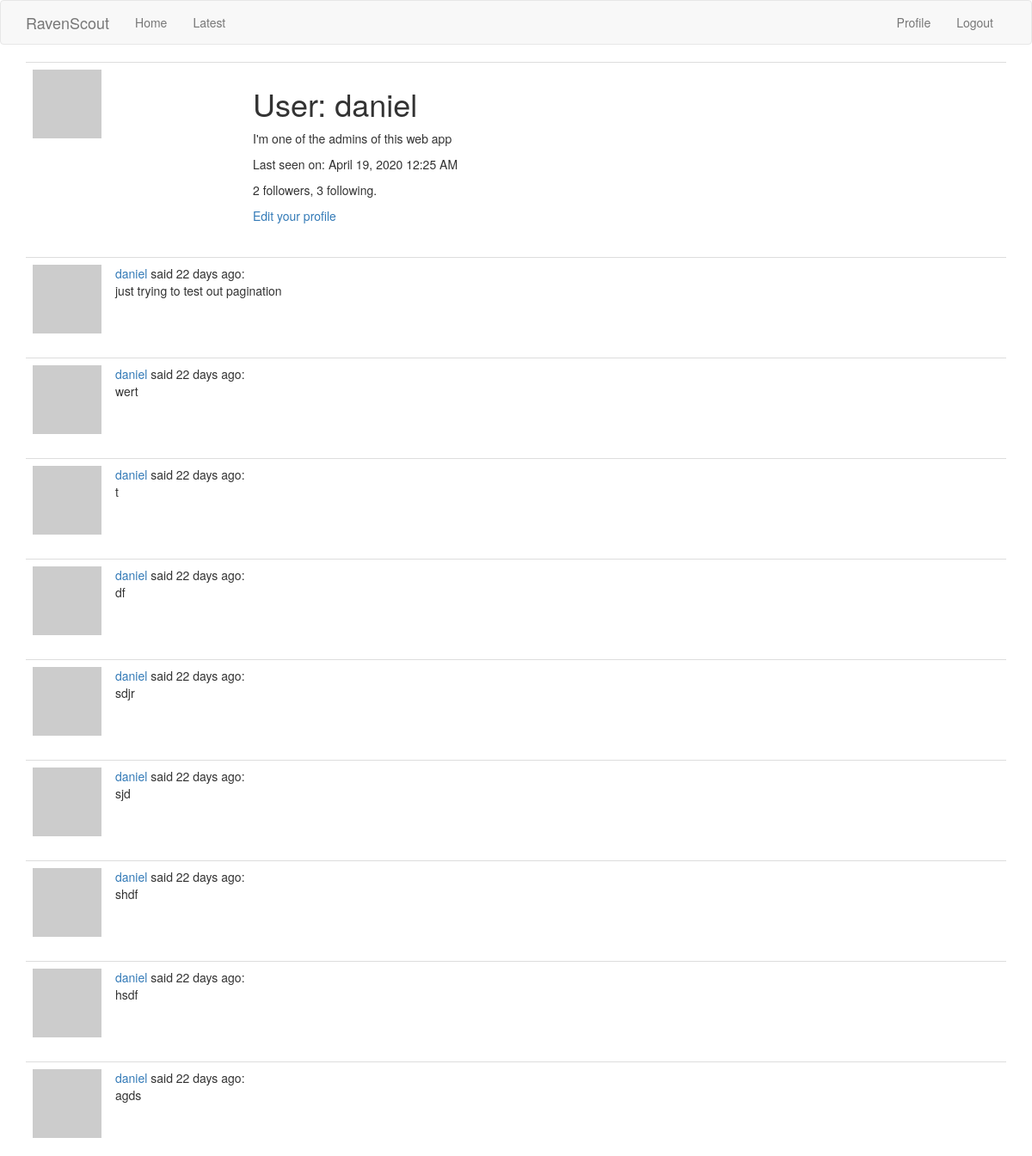
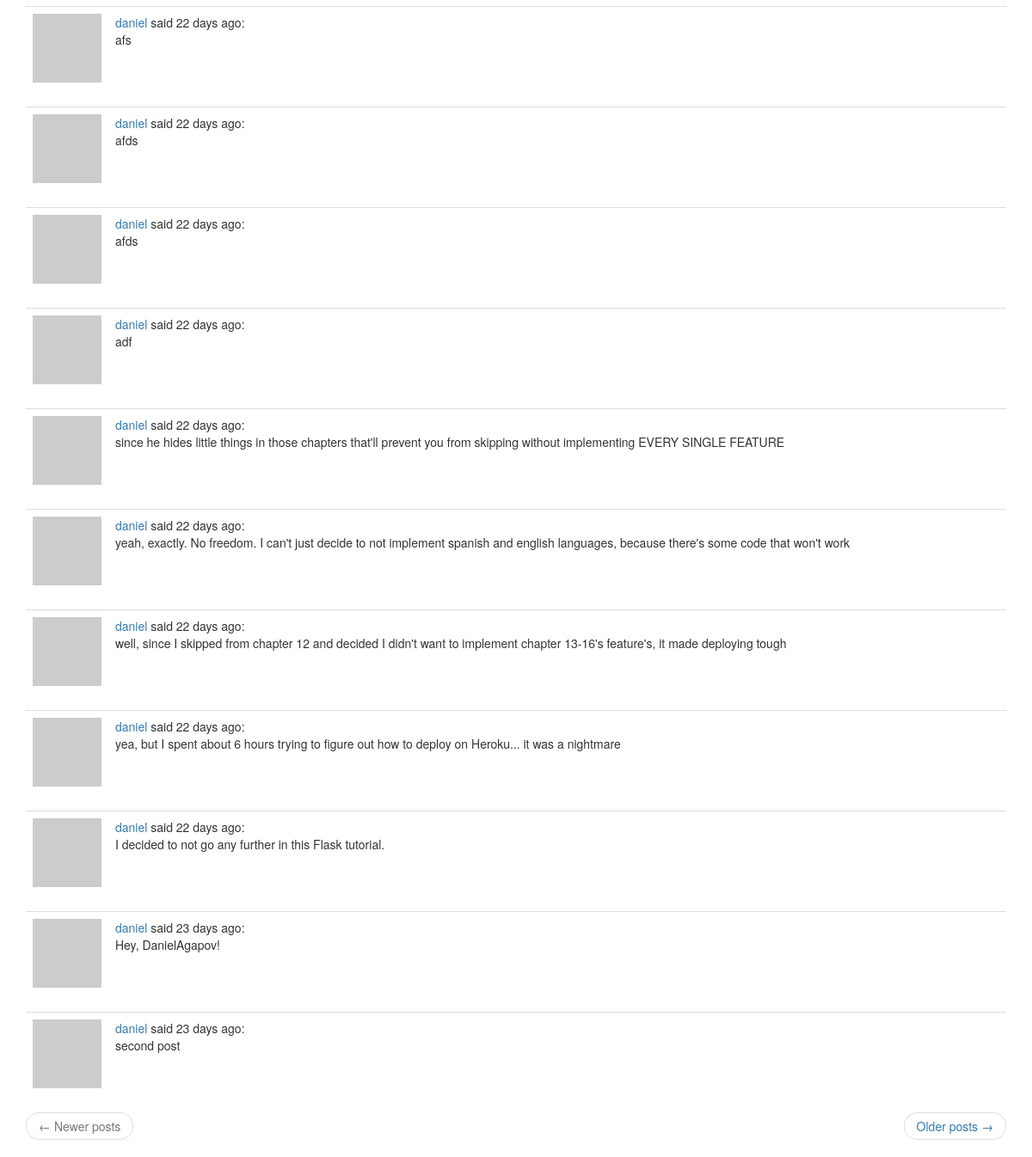
The app's page /user/daniel (signed in) with its own data (2 pictures, top to bottom).
### app/models.py (models this page shows, shortened)
class User(UserMixin, db.Model):
    id = db.Column(db.Integer, primary_key=True)
    username = db.Column(db.String(64), index=True, unique=True)
    email = db.Column(db.String(120), index=True, unique=True)
    password_hash = db.Column(db.String(128))
    posts = db.relationship('Post', backref='author', lazy='dynamic')
    about_me = db.Column(db.String(140))
    last_seen = db.Column(db.DateTime, default=datetime.utcnow)
    followed = db.relationship(
        'User', secondary=followers,
        primaryjoin=(followers.c.follower_id == id),
        secondaryjoin=(followers.c.followed_id == id),
        backref=db.backref('followers', lazy='dynamic'), lazy='dynamic')
    def avatar(self, size):
        digest = md5(self.email.lower().encode('utf-8')).hexdigest()
        return 'https://www.gravatar.com/avatar/{}?d=identicon&s={}'.format(
            digest, size)

class Post(db.Model):
    id = db.Column(db.Integer, primary_key=True)
    body = db.Column(db.String(140))
    timestamp = db.Column(db.DateTime, index=True, default=datetime.utcnow)
    user_id = db.Column(db.Integer, db.ForeignKey('user.id'))

### app/routes.py (the view)
@app.route('/user/<username>')
@login_required
def user(username):
    user = User.query.filter_by(username=username).first_or_404()
    page = request.args.get('page', 1, type=int)
    posts = user.posts.order_by(Post.timestamp.desc()).paginate(
        page, app.config['POSTS_PER_PAGE'], False)
    next_url = url_for('user', username=user.username, page=posts.next_num) \
        if posts.has_next else None
    prev_url = url_for('user', username=user.username, page=posts.prev_num) \
        if posts.has_prev else None
    return render_template('user.html', user=user, posts=posts.items,
                           next_url=next_url, prev_url=prev_url, title='Profile |')

### app/models.py (called while the page is built)
@login.user_loader
def load_user(id):
    return User.query.get(int(id))

### app/routes.py (called while the page is built)
@app.before_request
def before_request():
    if current_user.is_authenticated:
        current_user.last_seen = datetime.utcnow()
        db.session.commit()

### app/templates/user.html
{% extends "base.html" %}
{% block app_content %}
    <table class="table table-hover">
        <tr>
            <td width="256px"><img src="{{ user.avatar(256) }}"></td>
            <td>
                <h1>User: {{ user.username }}</h1>
                {% if user.about_me %}<p>{{ user.about_me }}</p>{% endif %}
                {% if user.last_seen %}<p>Last seen on: {{ moment(user.last_seen).format('LLL') }}</p>{% endif %}
                <p>{{ user.followers.count() }} followers, {{ user.followed.count() }} following.</p>
                {% if user == current_user %}
                <p><a href="{{ url_for('edit_profile') }}">Edit your profile</a></p>
                {% elif not current_user.is_following(user) %}
                <p><a href="{{ url_for('follow', username=user.username) }}">Follow</a></p>
                {% else %}
                <p><a href="{{ url_for('unfollow', username=user.username) }}">Unfollow</a></p>
                {% endif %}
            </td>
        </tr>
    </table>
    {% for post in posts %}
        {% include '_post.html' %}
    {% endfor %}
    <nav aria-label="...">
        <ul class="pager">
            <li class="previous{% if not prev_url %} disabled{% endif %}">
                <a href="{{ prev_url or '#' }}">
                    <span aria-hidden="true">&larr;</span> Newer posts
                </a>
            </li>
            <li class="next{% if not next_url %} disabled{% endif %}">
                <a href="{{ next_url or '#' }}">
                    Older posts <span aria-hidden="true">&rarr;</span>
                </a>
            </li>
        </ul>
    </nav>
{% endblock %}

### app/templates/_post.html
<table class="table table-hover">
    <tr>
        <td width="70px">
            <a href="{{ url_for('user', username=post.author.username) }}">
                <img src="{{ post.author.avatar(70) }}" />
            </a>
        </td>
        <td>
            <a href="{{ url_for('user', username=post.author.username) }}">
                {{ post.author.username }}
            </a>
            said {{ moment(post.timestamp).fromNow() }}:
            <br>
            {{ post.body }}
        </td>
    </tr>
</table>

### records on screen
User: username "daniel", about_me "I'm one of the admins of this web app", last_seen "April 19, 2020 12:25 AM"
Post: author.username "daniel", timestamp "22 days ago", body "just trying to test out pagination"
Post: author.username "daniel", timestamp "22 days ago", body "wert"
Post: author.username "daniel", timestamp "22 days ago", body "t"
Post: author.username "daniel", timestamp "22 days ago", body "df"
Post: author.username "daniel", timestamp "22 days ago", body "sdjr"
Post: author.username "daniel", timestamp "22 days ago", body "sjd"
Post: author.username "daniel", timestamp "22 days ago", body "shdf"
Post: author.username "daniel", timestamp "22 days ago", body "hsdf"
Post: author.username "daniel", timestamp "22 days ago", body "agds"
Post: author.username "daniel", timestamp "22 days ago", body "afs"
Post: author.username "daniel", timestamp "22 days ago", body "afds"
Post: author.username "daniel", timestamp "22 days ago", body "afds"
Post: author.username "daniel", timestamp "22 days ago", body "adf"
Post: author.username "daniel", timestamp "22 days ago", body "since he hides little things in those chapters that'll prevent you from skipping without implementing EVERY SINGLE FEATURE"
Post: author.username "daniel", timestamp "22 days ago", body "yeah, exactly. No freedom. I can't just decide to not implement spanish and english languages, because there's some code that won't work"
Post: author.username "daniel", timestamp "22 days ago", body "well, since I skipped from chapter 12 and decided I didn't want to implement chapter 13-16's feature's, it made deploying tough"
Post: author.username "daniel", timestamp "22 days ago", body "yea, but I spent about 6 hours trying to figure out how to deploy on Heroku... it was a nightmare"
Post: author.username "daniel", timestamp "22 days ago", body "I decided to not go any further in this Flask tutorial."
Post: author.username "daniel", timestamp "23 days ago", body "Hey, DanielAgapov!"
Post: author.username "daniel", timestamp "23 days ago", body "second post"

### other values on screen
{{ user.followers.count() }} "2"
{{ user.followed.count() }} "3"
